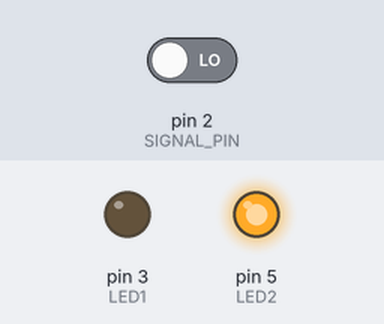
A sketch run on a simulated Arduino Uno, built with avr-gcc and run on an emulated ATmega328P. On the bench: output pins drawn as LEDs (lit = HIGH). The inputs (shaded band) are chosen by the test bench; at power-on: pin 2 (SIGNAL_PIN) LOW. The audio player accepts every command and is not drawn.

Above: at 16.7 s.
16.8 s: pin 2 (SIGNAL_PIN) driven HIGH
At 17.7 s:
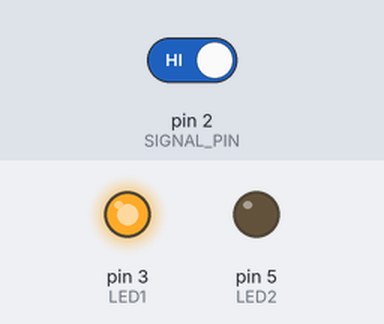
18.3 s: pin 2 (SIGNAL_PIN) driven LOW
At 19.3 s:
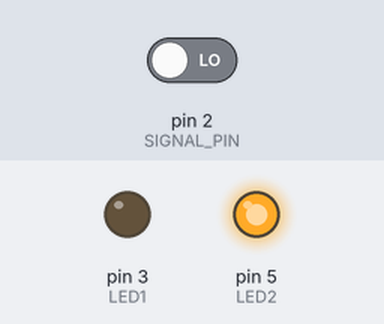
Timing chart, 0 to 21.3 s (numbered marks = the images above; inputs shaded):
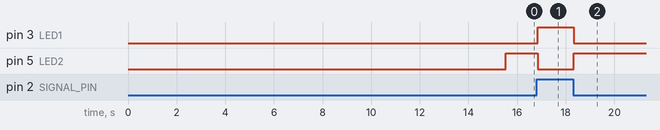

Measured:
- after the input at 16.8 s, pin 3 (LED1): LOW → HIGH at once; pin 5 (LED2): HIGH → LOW at once
- after the input at 18.3 s, pin 3 (LED1): HIGH → LOW at once; pin 5 (LED2): LOW → HIGH at once

The sketch:

PIR_SENSOR_V2.ino
```cpp
/*#include "SoftwareSerial.h"
#include "DFPlayer_Mini_Mp3.h"

SoftwareSerial mySerial(7, 6); // RX, TX

void setup() {
    mySerial.begin(9600);
    mp3_set_serial(mySerial);
    mp3_set_volume(15);       // fixe le son (30 maximum)
    mp3_set_EQ(0);            // equalizer de 0 à 5
}

void loop() {
    mp3_play();  // joue mp3/0001.mp3
    delay(5000); // pause de 5 secondes

    mp3_next();  // joue le prochain mp3
    delay(5000); // pause de 5 secondes

    mp3_play(3); // joue mp3/0004.mp3
    delay(5000); // pause de 5 secondes

    mp3_next();  // joue le prochain mp3
    delay(5000); // pause de 5 secondes
}
*/
#define SIGNAL_PIN 2
#define LED1 3
#define LED2 5
#define DATA_PIN 4
#include "SoftwareSerial.h"
#include <DFRobotDFPlayerMini.h>

SoftwareSerial mySoftwareSerial(7, 6); // RX, TX

DFRobotDFPlayerMini myDFPlayer ;

void setup()
{
  mySoftwareSerial.begin(9600) ;
  myDFPlayer.begin(mySoftwareSerial) ;
  pinMode(SIGNAL_PIN, INPUT);
  pinMode(LED1, OUTPUT);
  pinMode(LED2, OUTPUT);
  delay(2000);
  myDFPlayer.volume(20);
  myDFPlayer.play(2);
  delay(13000);
}

void loop() {
  if(digitalRead(SIGNAL_PIN)==HIGH) {
    myDFPlayer.setTimeOut(1500) ;
    myDFPlayer.volume(15);
    myDFPlayer.play(1);
    digitalWrite(LED1, HIGH);
    digitalWrite(LED2, LOW);
    } else {
     digitalWrite(LED1, LOW);
     digitalWrite(LED2, HIGH);


  }


}
```
